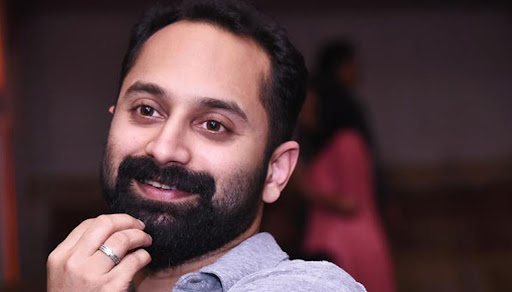
#> input picture face_detection/fafa.jpg, 512 x 292 px
$ jupyter execute image_eye_detection.ipynb
#> lines starting #> are read from the running program, lines starting #| are printed output that depends on the picture
[cell 1]
import cv2
import matplotlib.pyplot as plt

[cell 2]
img=cv2.imread("fafa.jpg")
#> img is the input picture: shape (292, 512, 3); mean B, G, R 63.1, 59, 84.3
img

[cell 3]
plt.imshow(img)

[cell 4]
conv_img=cv2.cvtColor(img,cv2.COLOR_BGR2RGB)
plt.imshow(conv_img)

[cell 5]
eye_data=cv2.CascadeClassifier("haarcascade_eye.xml")
eyes=eye_data.detectMultiScale(conv_img)
#> eyes = [[120, 86, 47, 47], [189, 102, 46, 46]]
eyes
#> Out = [[120, 86, 47, 47], [189, 102, 46, 46]]

[cell 6]
for x,y,w,h in eyes:
    cv2.rectangle(conv_img,(x,y),(x+w,y+h),(255,0,0),2)
#> this loop made 2 passes
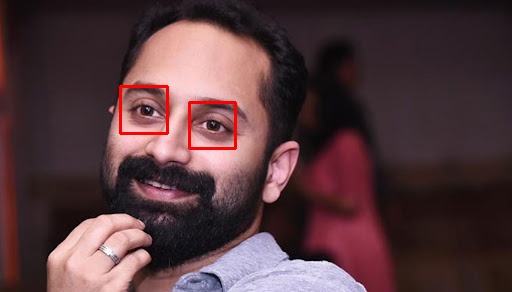
#> conv_img: shape (292, 512, 3); mean R, G, B 84.8, 58, 62.1


$ run again, with face_detection/group.jpg copied over face_detection/fafa.jpg
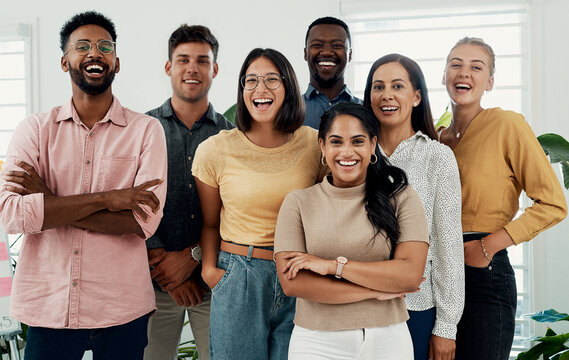
#> input picture face_detection/group.jpg, 569 x 360 px
#> img is the input picture: shape (360, 569, 3); mean B, G, R 126.2, 138.2, 154.2
#> eyes = [[174, 48, 21, 21], [324, 129, 23, 23]]
#> the loop `for x,y,w,h in eyes:` made 2 passes
#> after the loop `for x,y,w,h in eyes:`:
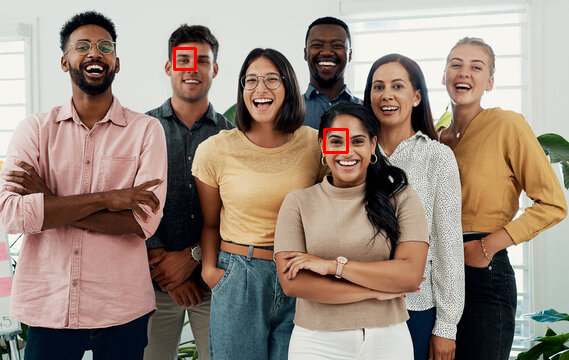
#> conv_img: shape (360, 569, 3); mean R, G, B 154.4, 137.9, 125.9

$ run again, with face_detection/nivin.jpg copied over face_detection/fafa.jpg
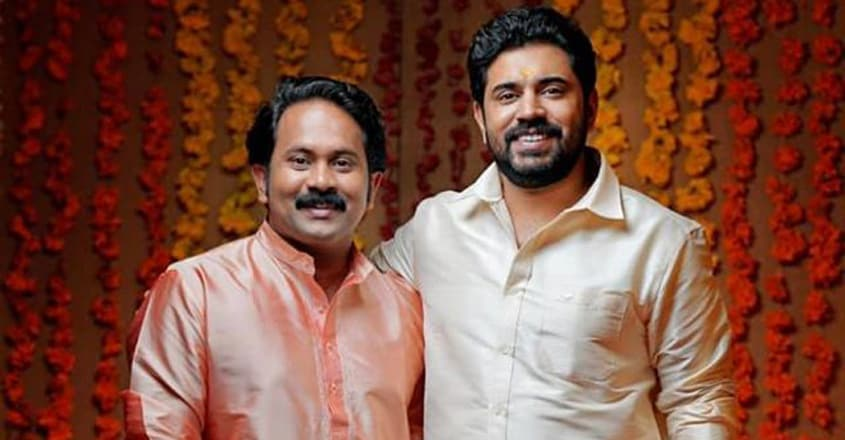
#> input picture face_detection/nivin.jpg, 845 x 440 px
#> img is the input picture: shape (440, 845, 3); mean B, G, R 65, 80.3, 127.9
#> eyes = [[184, 1, 20, 20], [494, 85, 24, 24], [285, 143, 32, 32], [329, 149, 27, 27], [411, 64, 32, 32], [528, 66, 41, 41], [486, 68, 44, 44], [487, 258, 48, 48], [264, 207, 121, 121]]
#> Out has the same summary as eyes
#> the loop `for x,y,w,h in eyes:` made 9 passes
#> after the loop `for x,y,w,h in eyes:`:
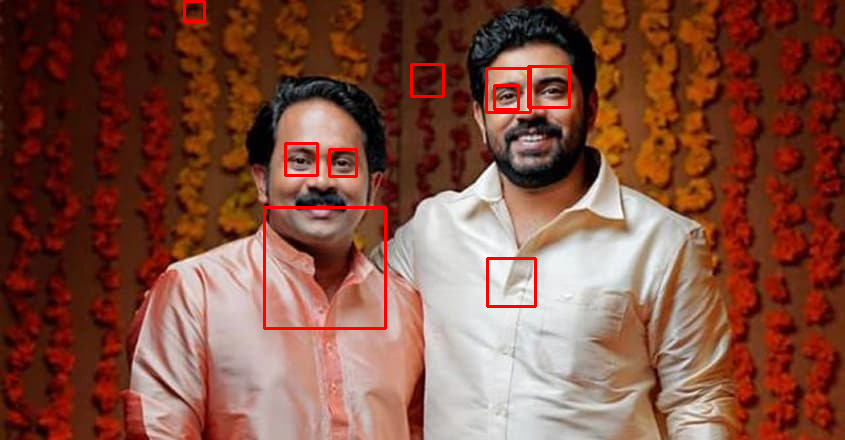
#> conv_img: shape (440, 845, 3); mean R, G, B 128.9, 78.7, 63.6
